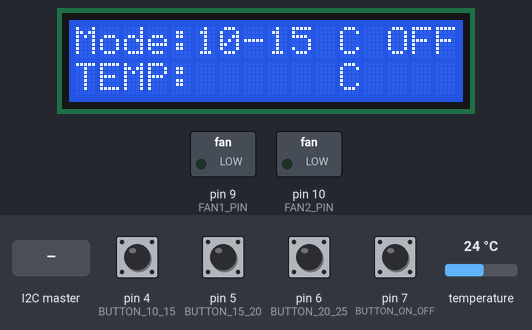
A sketch run on a simulated Arduino Uno, built with avr-gcc and run on an emulated ATmega328P. On the bench: 16×2 character LCD, switched loads named in the sketch (green lamp = pin HIGH). The test bench sets the inputs (shaded band); at power-on: pin 4 (BUTTON_10_15), pin 5 (BUTTON_15_20), pin 6 (BUTTON_20_25), pin 7 (BUTTON_ON_OFF) HIGH, temperature 24 °C.

Above: at 1.3 s.
1.4 s: pin 7 (BUTTON_ON_OFF) pulled LOW for 1 s
At 3.4 s:
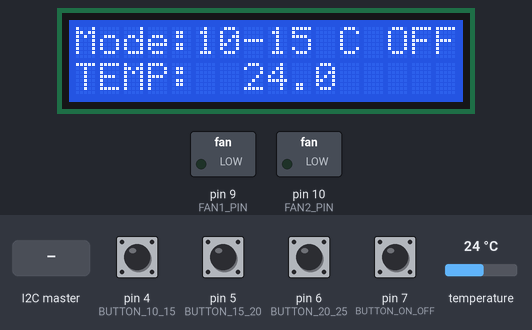
6.8 s: pin 6 (BUTTON_20_25) pulled LOW for 1 s
At 7.6 s:
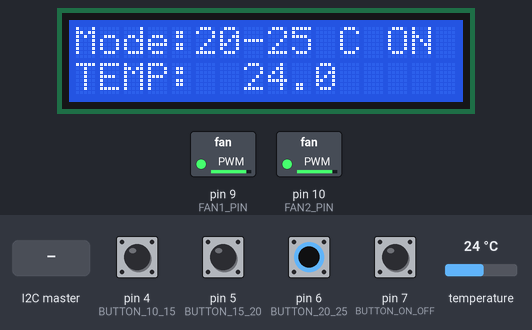
13.6 s: temperature set to 12 °C
At 16.9 s:
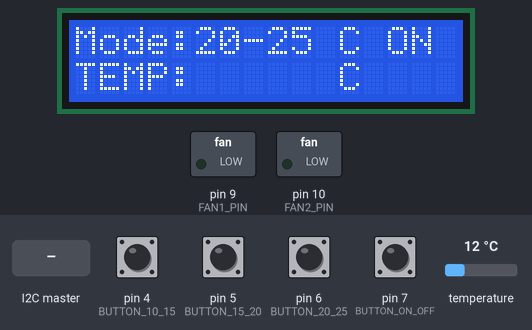
19.2 s: the I2C master sends the byte 1
At 20.8 s:
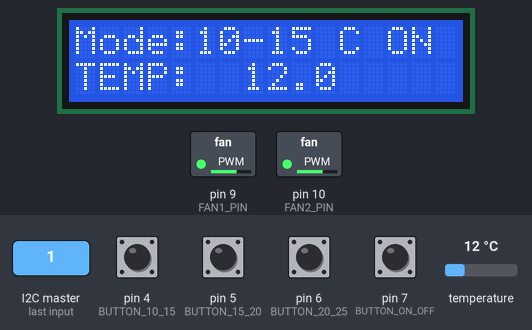
25.0 s: pin 5 (BUTTON_15_20) pulled LOW for 0.15 s
At 27.0 s:
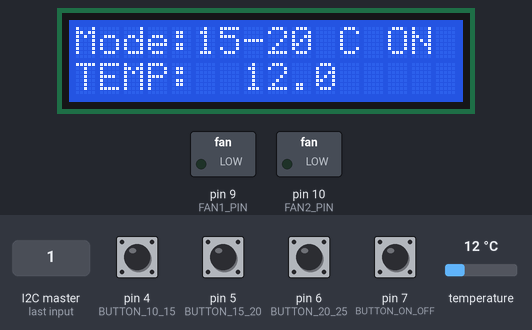
28.0 s: temperature set to 14.3 °C
At 29.8 s:
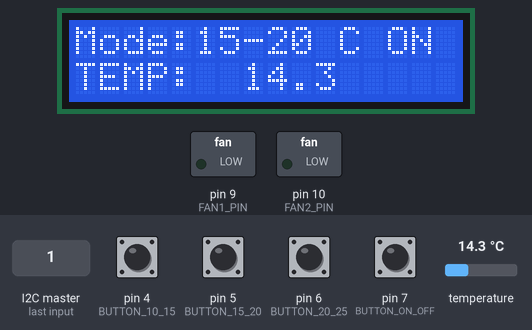
31.7 s: temperature set to 15.1 °C
Timing chart, 0 to 34.7 s (numbered marks = the images above; inputs shaded):
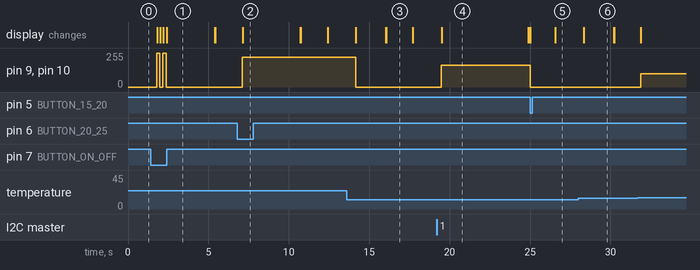

Measured:
- after the input at 1.4 s, pin 9 (FAN1_PIN), pin 10 (FAN2_PIN): alternates 255/255 for 0.20 s and 0/255 for 0.20 s, 4 changes in all, then stays 0/255, starting after 0.37 s; the display: first changes after 0.40 s (image 1 shows a later state)
- after the input at 6.8 s, pin 9 (FAN1_PIN), pin 10 (FAN2_PIN): 0/255 → 224/255 after 0.29 s; the display: changes after 0.32 s (image 2)
- after the input at 13.6 s, pin 9 (FAN1_PIN), pin 10 (FAN2_PIN): 224/255 → 0/255 after 0.58 s
- after the input at 19.2 s, pin 9 (FAN1_PIN), pin 10 (FAN2_PIN): 0/255 → 162/255 after 0.29 s
- after the input at 25.0 s, pin 9 (FAN1_PIN), pin 10 (FAN2_PIN): 162/255 → 0/255 at once; the display: first changes at once (image 5 shows a later state)
- after the input at 31.7 s, pin 9 (FAN1_PIN), pin 10 (FAN2_PIN): 0/255 → 100/255 after 0.20 s
- what the display in image 1 shows lasts 3.0 s, from 2.4 s to 5.4 s

The sketch:

uno_i2c.ino
```cpp
#include <Wire.h>                          // PHẢI TRƯỚC hd44780
#include <hd44780.h>
#include <hd44780ioClass/hd44780_I2Cexp.h>
#include <OneWire.h>
#include <DallasTemperature.h>

#define SLAVE_ADDRESS 0x08

// ====================== HARDWARE CONFIG ======================
#define ONE_WIRE_BUS 2
#define FAN1_PIN 9
#define FAN2_PIN 10
#define BUTTON_10_15 4
#define BUTTON_15_20 5
#define BUTTON_20_25 6
#define BUTTON_ON_OFF 7

// ====================== PWM CONFIG ============================
const int MIN_PWM = 100;
const int MAX_PWM_FAN1 = 255;
const int MAX_PWM_FAN2 = 255;

// ====================== SYSTEM VARIABLES ======================
hd44780_I2Cexp lcd;
OneWire oneWire(ONE_WIRE_BUS);
DallasTemperature sensors(&oneWire);

float tempC = 0.0;
float lowerBound = 10, upperBound = 15;
bool systemOn = false;

union FloatBytes {
  float value;
  byte bytes[4];
} tempUnion;

unsigned long lastTempRead = 0;
const unsigned long TEMP_INTERVAL = 1000;

volatile byte currentModeByte = 0;
volatile byte lastActiveMode = 1;  // Mode cuối cùng khi đang ON (mặc định 1: 10-15)
volatile bool needLCDUpdate = true;

unsigned long lastI2CActivity = 0;
const unsigned long I2C_WATCHDOG_TIMEOUT = 5000;

void setup() {
  TCCR1A = (TCCR1A & 0b11111100) | 0b01;
  TCCR1B = (TCCR1B & 0b11111000) | 0b10;

  int status = lcd.begin(16, 2);
  if (status) hd44780::fatalError(status);
  lcd.backlight();

  pinMode(BUTTON_10_15, INPUT_PULLUP);
  pinMode(BUTTON_15_20, INPUT_PULLUP);
  pinMode(BUTTON_20_25, INPUT_PULLUP);
  pinMode(BUTTON_ON_OFF, INPUT_PULLUP);

  pinMode(FAN1_PIN, OUTPUT);
  pinMode(FAN2_PIN, OUTPUT);
  analogWrite(FAN1_PIN, 0);
  analogWrite(FAN2_PIN, 0);

  sensors.begin();

  Wire.begin(SLAVE_ADDRESS);
  Wire.onReceive(receiveCommand);
  Wire.onRequest(requestData);

  resetI2C();

  // Hiển thị khởi động
  lcd.clear();
  lcd.setCursor(0, 0);
  lcd.print("Mode:10-15 C");
  lcd.setCursor(13, 0);
  lcd.print("OFF");

  lcd.setCursor(0, 1);
  lcd.print("TEMP:      C");  // Cố định chữ "TEMP:" và " C"

  lastI2CActivity = millis();
}

void updateModeLCD() {
  lcd.setCursor(0, 0);
  // In đầy đủ một chuỗi để tránh mất dấu "-"
  String modeText = "Mode:";
  if (lowerBound == 10 && upperBound == 15) modeText += "10-15";
  else if (lowerBound == 15 && upperBound == 20) modeText += "15-20";
  else if (lowerBound == 20 && upperBound == 25) modeText += "20-25";
  else modeText += String((int)lowerBound) + "-" + String((int)upperBound);  // Dự phòng

  modeText += " C";  // Thêm đơn vị

  // Đảm bảo đủ 12 ký tự để overwrite hết phần cũ
  while (modeText.length() < 12) modeText += " ";

  lcd.print(modeText);
}

void updateSystemStatusDisplay() {
  lcd.setCursor(13, 0);
  lcd.print(systemOn ? "ON " : "OFF");
}

// Chỉ update phần số nhiệt độ (dòng 2, từ cột 6 đến 11)
void updateTempDisplay() {
  lcd.setCursor(6, 1);  // Vị trí ngay sau "TEMP: "
  if (tempC == DEVICE_DISCONNECTED_C) {
    lcd.print("Err   ");  // Xóa phần cũ
  } else {
    if (tempC < 10) lcd.print(" ");           // Căn chỉnh cho số có 1 chữ số
    if (tempC >= 10 && tempC < 100) lcd.print(" "); // Căn chỉnh cho số có 2 chữ số
    lcd.print(tempC, 1);                      // In 1 chữ thập phân
    lcd.print("   ");                         // Xóa phần thừa nếu cần
  }
}

// ==================== I2C HANDLERS ====================
void receiveCommand(int bytes) {
  if (bytes > 0) {
    byte cmd = Wire.read();
    if (cmd == 0) {
      systemOn = false;
      analogWrite(FAN1_PIN, 0);
      analogWrite(FAN2_PIN, 0);
      if (currentModeByte >= 1 && currentModeByte <= 3) lastActiveMode = currentModeByte;
      currentModeByte = 0;
    }
    else if (cmd == 1) { lowerBound = 10; upperBound = 15; systemOn = true; currentModeByte = 1; lastActiveMode = 1; }
    else if (cmd == 2) { lowerBound = 15; upperBound = 20; systemOn = true; currentModeByte = 2; lastActiveMode = 2; }
    else if (cmd == 3) { lowerBound = 20; upperBound = 25; systemOn = true; currentModeByte = 3; lastActiveMode = 3; }
    needLCDUpdate = true;
    lastI2CActivity = millis();
  }
}

void requestData() {
  Wire.write(currentModeByte);
  tempUnion.value = tempC;
  Wire.write(tempUnion.bytes, 4);
  lastI2CActivity = millis();
}

// ==================== BUTTON HANDLER ====================
void handleButtons() {
  static unsigned long t1, t2, t3, t4;

  // Nút ON/OFF
  if (digitalRead(BUTTON_ON_OFF) == LOW && millis() - t4 > 200) {
    systemOn = !systemOn;

    if (systemOn) {
      // Khi BẬT lại → khôi phục mode cuối cùng trước khi tắt
      currentModeByte = lastActiveMode;

      // Khôi phục lower/upperBound theo mode
      if (currentModeByte == 1) { lowerBound = 10; upperBound = 15; }
      else if (currentModeByte == 2) { lowerBound = 15; upperBound = 20; }
      else if (currentModeByte == 3) { lowerBound = 20; upperBound = 25; }
    } else {
      // Khi TẮT → lưu mode hiện tại làm mode cuối cùng
      if (currentModeByte >= 1 && currentModeByte <= 3) {
        lastActiveMode = currentModeByte;
      }
      currentModeByte = 0;
      analogWrite(FAN1_PIN, 0);
      analogWrite(FAN2_PIN, 0);
    }

    needLCDUpdate = true;
    t4 = millis();
  }

  // Các nút mode (chỉ hoạt động khi đang ON, hoặc bật ON luôn)
  if (digitalRead(BUTTON_10_15) == LOW && millis() - t1 > 300) {
    lowerBound = 10; upperBound = 15;
    systemOn = true;
    currentModeByte = 1;
    lastActiveMode = 1;  // Cập nhật mode cuối cùng
    needLCDUpdate = true;
    t1 = millis();
  }

  if (digitalRead(BUTTON_15_20) == LOW && millis() - t2 > 300) {
    lowerBound = 15; upperBound = 20;
    systemOn = true;
    currentModeByte = 2;
    lastActiveMode = 2;
    needLCDUpdate = true;
    t2 = millis();
  }

  if (digitalRead(BUTTON_20_25) == LOW && millis() - t3 > 300) {
    lowerBound = 20; upperBound = 25;
    systemOn = true;
    currentModeByte = 3;
    lastActiveMode = 3;
    needLCDUpdate = true;
    t3 = millis();
  }
}

void controlFans() {
  if (!systemOn || tempC == DEVICE_DISCONNECTED_C) {
    analogWrite(FAN1_PIN, 0);
    analogWrite(FAN2_PIN, 0);
    return;
  }
  int pwm = (tempC <= lowerBound) ? 0 : (tempC >= upperBound) ? MAX_PWM_FAN1 : map(round(tempC), (int)lowerBound, (int)upperBound, MIN_PWM, MAX_PWM_FAN1);
  analogWrite(FAN1_PIN, pwm);
  analogWrite(FAN2_PIN, pwm);
}

// ==================== UPDATE LCD ====================
void updateLCDIfNeeded() {
  if (needLCDUpdate) {
    lcd.setCursor(0, 0);
    lcd.print("                ");  // Clear dòng 1
    updateModeLCD();
    updateSystemStatusDisplay();
    needLCDUpdate = false;
  }
}

// ==================== RECOVER I2C BUS ====================
void resetI2C() {
  pinMode(A4, OUTPUT);
  pinMode(A5, OUTPUT);
  digitalWrite(A4, HIGH);
  for (int i = 0; i < 10; i++) {
    digitalWrite(A5, HIGH); delayMicroseconds(10);
    digitalWrite(A5, LOW);  delayMicroseconds(10);
  }
  pinMode(A4, INPUT);
  pinMode(A5, INPUT);
  Wire.begin(SLAVE_ADDRESS);
  Wire.onReceive(receiveCommand);
  Wire.onRequest(requestData);
  lcd.begin(16, 2);
  lcd.backlight();
  lcd.clear();
  lcd.setCursor(0, 1);
  lcd.print("TEMP:      C");
  needLCDUpdate = true;
}

void loop() {
  if (millis() - lastTempRead >= TEMP_INTERVAL) {
    sensors.requestTemperatures();
    tempC = sensors.getTempCByIndex(0);
    updateTempDisplay();
    lastTempRead = millis();
  }

  handleButtons();
  controlFans();
  updateLCDIfNeeded();

  if (millis() - lastI2CActivity > I2C_WATCHDOG_TIMEOUT) {
    resetI2C();
    lastI2CActivity = millis();
  }
}
```
